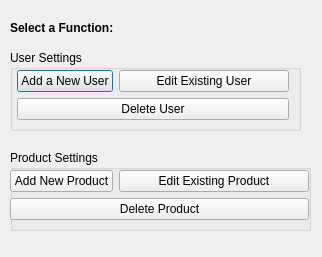
<?xml version="1.0" encoding="UTF-8"?>
<ui version="4.0">
 <class>adminSettings</class>
 <widget class="QDialog" name="adminSettings">
  <property name="geometry">
   <rect>
    <x>0</x>
    <y>0</y>
    <width>322</width>
    <height>257</height>
   </rect>
  </property>
  <property name="windowTitle">
   <string>Dialog</string>
  </property>
  <widget class="QLabel" name="label">
   <property name="geometry">
    <rect>
     <x>10</x>
     <y>20</y>
     <width>111</width>
     <height>16</height>
    </rect>
   </property>
   <property name="text">
    <string>&lt;html&gt;&lt;head/&gt;&lt;body&gt;&lt;p&gt;&lt;span style=&quot; font-weight:700;&quot;&gt;Select a Function:&lt;/span&gt;&lt;/p&gt;&lt;/body&gt;&lt;/html&gt;</string>
   </property>
  </widget>
  <widget class="QGroupBox" name="groupBox">
   <property name="geometry">
    <rect>
     <x>10</x>
     <y>50</y>
     <width>291</width>
     <height>81</height>
    </rect>
   </property>
   <property name="title">
    <string>User Settings</string>
   </property>
   <widget class="QWidget" name="">
    <property name="geometry">
     <rect>
      <x>7</x>
      <y>20</y>
      <width>272</width>
      <height>56</height>
     </rect>
    </property>
    <layout class="QFormLayout" name="formLayout">
     <item row="0" column="0">
      <widget class="QPushButton" name="addUser">
       <property name="text">
        <string>Add a New User</string>
       </property>
      </widget>
     </item>
     <item row="0" column="1">
      <widget class="QPushButton" name="editUser">
       <property name="text">
        <string>Edit Existing User</string>
       </property>
      </widget>
     </item>
     <item row="1" column="0" colspan="2">
      <widget class="QPushButton" name="deleteUser">
       <property name="text">
        <string>Delete User</string>
       </property>
      </widget>
     </item>
    </layout>
   </widget>
  </widget>
  <widget class="QGroupBox" name="groupBox_2">
   <property name="geometry">
    <rect>
     <x>10</x>
     <y>150</y>
     <width>301</width>
     <height>81</height>
    </rect>
   </property>
   <property name="title">
    <string>Product Settings</string>
   </property>
   <widget class="QWidget" name="">
    <property name="geometry">
     <rect>
      <x>0</x>
      <y>20</y>
      <width>299</width>
      <height>56</height>
     </rect>
    </property>
    <layout class="QFormLayout" name="formLayout_2">
     <item row="0" column="0">
      <widget class="QPushButton" name="addProd">
       <property name="text">
        <string>Add New Product</string>
       </property>
      </widget>
     </item>
     <item row="0" column="1">
      <widget class="QPushButton" name="editProd">
       <property name="text">
        <string>Edit Existing Product</string>
       </property>
      </widget>
     </item>
     <item row="1" column="0" colspan="2">
      <widget class="QPushButton" name="deleteProd">
       <property name="text">
        <string>Delete Product</string>
       </property>
      </widget>
     </item>
    </layout>
   </widget>
  </widget>
 </widget>
 <resources/>
 <connections/>
</ui>
